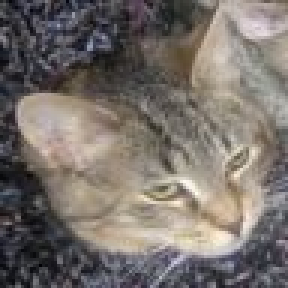
#> input picture data/cats_and_dogs/train/cats/cats_train_001.jpg, 96 x 96 px (shown 3 times larger); its folder holds only this picture in this run
$ python predict.py --path ../data/cats_and_dogs/train/cats/cats_train_001.jpg
#> lines starting #> are read from the running program, lines starting #| are printed output that depends on the picture
### catdog-classification/datasets.py
"""数据加载模块。

支持两种数据来源：
1. load_from_directory(...) ：读取真实猫狗图片目录
      支持 cats_and_dogs_filtered 结构：
          data/cats_and_dogs/{train,validation}/{cats,dogs}/*.jpg
      split 参数指定读取哪个 split，split=None 则合并全部。
2. make_demo_data(...)      ：程序合成演示数据（零数据也能跑完整流程）

统一输出：
    X: ndarray (n_samples, n_features)  特征矩阵
    y: ndarray (n_samples,)             标签（0=猫, 1=狗）
    names: list[str]                    类别名 ['cats','dogs']
"""
from __future__ import annotations

from pathlib import Path

import numpy as np
from PIL import Image

from config import DATA_DIR
from features import extract_features

# cats_and_dogs_filtered 目录命名（复数形式）
CLASS_NAMES = ["cats", "dogs"]  # 索引 0=猫, 1=狗

_KNOWN_EXT = {".jpg", ".jpeg", ".png", ".bmp", ".webp"}
_SPLITS = ("train", "validation")


def _read_image_rgb(path: Path) -> np.ndarray:
    """读取图片为 RGB ndarray（自动转换 RGBA/灰度/P 模式）。"""
    with Image.open(path) as im:
#> im is the input picture: PIL image 96x96 RGB; mean R, G, B 119.4, 112.4, 107.2
        return np.asarray(im.convert("RGB"), dtype=np.uint8)


def _class_dirs(data_dir: Path) -> list[tuple[int, Path]]:
    """解析数据目录：返回 [(类别索引, 该类别的根目录), ...]。

    自动兼容两种布局：
        A) data_dir/{cats,dogs}/           （filtered 的某个 split 内层）
        B) data_dir/{train,validation}/{cats,dogs}/   （filtered 完整结构）
    """
    found: list[tuple[int, Path]] = []
    # 布局 A：直接是类别目录
    if all((data_dir / c).is_dir() for c in CLASS_NAMES):
        for idx, c in enumerate(CLASS_NAMES):
            found.append((idx, data_dir / c))
        return found
    # 布局 B：带 train/validation 外层
    for split in _SPLITS:
        split_dir = data_dir / split
        if not split_dir.is_dir():
            continue
        for idx, c in enumerate(CLASS_NAMES):
            class_dir = split_dir / c
            if class_dir.is_dir():
                found.append((idx, class_dir))
    return found


def load_from_directory(data_dir: Path = DATA_DIR, split: str | None = None) -> tuple[np.ndarray, np.ndarray, list[str]]:
    """从目录加载真实图片，返回 (X 特征矩阵, y 标签, 类别名)。

    split: "train" / "validation" / None(合并全部 split)
    """
    data_dir = Path(data_dir)
    if split is not None:
        data_dir = data_dir / split

    if not data_dir.exists():
        raise FileNotFoundError(
            f"数据目录不存在: {data_dir}\n"
            f"期望结构 data/cats_and_dogs/{{train,validation}}/{{cats,dogs}}/，"
            f"或使用 --demo 运行合成数据。"
        )

    pairs = _class_dirs(data_dir)
    if not pairs:
        raise RuntimeError(
            f"在 {data_dir} 下未找到类别目录（{CLASS_NAMES}）。"
            f"请检查目录命名是否为 cats / dogs。"
        )

    X_list: list[np.ndarray] = []
    y_list: list[int] = []
    for class_idx, class_dir in pairs:
        for img_path in sorted(class_dir.iterdir()):
            if img_path.suffix.lower() not in _KNOWN_EXT:
                continue
            try:
                rgb = _read_image_rgb(img_path)
                X_list.append(extract_features(rgb))
                y_list.append(class_idx)
            except Exception as e:  # 单张图片损坏不中断整体（教学数据常见）
                print(f"[跳过] 无法读取 {img_path.name}: {e}")

    if not X_list:
        raise RuntimeError("未读取到任何有效图片。")

    X = np.asarray(X_list, dtype=float)
    y = np.asarray(y_list, dtype=int)
    # 按类别目录顺序加载会导致样本按类堆叠（前半全猫、后半全狗），
    # 影响学习曲线等按顺序取子集的方法 —— 固定种子整体打乱（教学点：为什么要 shuffle）
    order = np.random.default_rng(42).permutation(len(X))
    X, y = X[order], y[order]
    print(f"已加载 {len(X)} 张图片（cats {int((y == 0).sum())} / dogs {int((y == 1).sum())}）")
    return X, y, CLASS_NAMES


# ---------------- 合成演示数据 ----------------

# [67 lines left out: functions _triangle_mask, _draw_demo_image, make_demo_data, not called in this run]

### catdog-classification/features.py
"""🔍 特征工程模块（教学重点 1：特征提取与特征设计）

「如何把一张图片变成一堆可计算、能区分类别的数字」——这就是特征工程。
本项目不使用深度学习，而是从图片中**手工设计浅层特征**，
让 scikit-learn 的经典算法能够在这些特征上做分类。

设计思想：找「能区分猫和狗」的可量化信号：
- 猫的脸更圆、耳朵更尖、毛色偏暖且有条纹；狗的脸更方、嘴长、毛色偏冷。
- 这些直觉在图像上体现为：颜色分布、边缘复杂度、对称性、中心-边缘亮度差。
"""
from __future__ import annotations

import numpy as np

from config import IMG_SIZE, HIST_BINS


def _to_gray(img: np.ndarray) -> np.ndarray:
    """RGB -> 灰度 (0~255, float)。"""
    if img.ndim == 2:
        return img.astype(float)
    return (0.299 * img[..., 0] + 0.587 * img[..., 1] + 0.114 * img[..., 2]).astype(float)


def _resize_nn(img: np.ndarray, size: tuple[int, int]) -> np.ndarray:
    """最近邻缩放到目标 (h, w)。避免引入 opencv 依赖，教学够用。"""
#> called with size = (64, 64)
    h, w = img.shape[0:2]
#> h = 96; w = 96
    th, tw = size
    if h == th and w == tw:
        return img
    ys = np.linspace(0, h - 1, th).astype(int)
#> ys = 64 values from 0 to 95
    xs = np.linspace(0, w - 1, tw).astype(int)
#> xs = 64 values from 0 to 95
    return img[np.ix_(ys, xs)]
#> in _to_gray, `return (0.299 * img[..., 0] + 0.587 * img[..., 1] + 0.114 * img[..., 2..`:
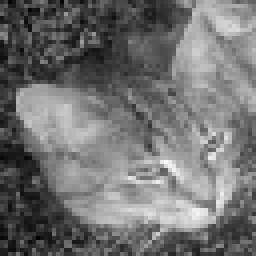
#> returned value: shape (64, 64) float64 (shown 4 times larger); min 0.456, max 249.7, mean 113.7
#> in extract_features, `feats += [float(gray.mean()) / 255.0, float(gray.std()) / 255.0]`: feats = [0.251, 0.251, 0.446, 0.202]


def _color_histogram(img_rgb: np.ndarray, bins: int) -> np.ndarray:
    """对 R、G、B 三通道分别做归一化直方图（占比），捕捉颜色分布差异。"""
#> called with bins = 4
    feats: list[float] = []
    for c in range(3):
        hist, _ = np.histogram(img_rgb[..., c], bins=bins, range=(0, 256), density=True)
        feats.extend(hist.tolist())
#> this loop made 3 passes
#> hist on passes 1 to 3: [0.00328, 0.00509, 0.00567, 0.00158], [0.0035, 0.00552, 0.00585, 0.000748], [0.00322, 0.00675, 0.00529, 0.000366]
#> after the loop, feats = [0.00328, 0.00509, 0.00567, 0.00158, 0.0035, 0.00552, 0.00585, 0.000748, 0.00322, 0.00675, 0.00529, 0.000366]
    return np.asarray(feats, dtype=float)


def _edge_density(gray: np.ndarray) -> tuple[float, float]:
    """简易 Sobel（中央差分）统计边缘强度。

    返回：
        mean_mag   : 梯度幅度均值（越大越“锐利/复杂”）
        edge_ratio : 超过阈值(80)的边缘像素占比（衡量纹理密度）
    """
    dy = np.zeros_like(gray)
    dx = np.zeros_like(gray)
    dy[1:-1, :] = gray[2:, :] - gray[:-2, :]
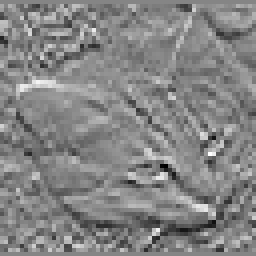
#> dy: shape (64, 64) float64 (shown 4 times larger); min -149.8, max 137.1, mean -0.5; drawn with min black and max white
    dx[:, 1:-1] = gray[:, 2:] - gray[:, :-2]
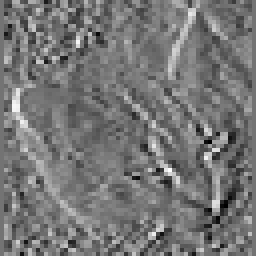
#> dx: shape (64, 64) float64 (shown 4 times larger); min -117.1, max 141, mean 2.2; drawn with min black and max white
    mag = np.sqrt(dx**2 + dy**2)
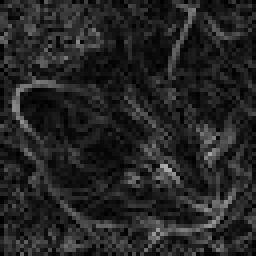
#> mag: shape (64, 64) float64 (shown 4 times larger); min 0, max 171.7, mean 36.8
#> in extract_features, `mean_mag, edge_ratio = _edge_density(gray)`: mean_mag = 36.8; edge_ratio = 0.073
#> in extract_features, `feats += [mean_mag / 255.0, edge_ratio]`: feats = [0.251, 0.251, 0.446, 0.202, 0.00328, 0.00509, 0.00567, 0.00158, 0.0035, 0.00552, 0.00585, 0.000748, 0.00322, 0.00675, 0.00529, 0.000366, 0.144, 0.073]
    return float(mag.mean()), float((mag > 80).mean())


def _center_vs_edge_brightness(gray: np.ndarray) -> float:
    """中心区域与四周的亮度差（主体通常在画面中心）。"""
    h, w = gray.shape
#> h = 64; w = 64
    ch, cw = max(1, h // 4), max(1, w // 4)
#> ch = 16; cw = 16
    center = gray[ch : h - ch, cw : w - cw]
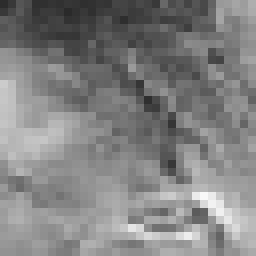
#> center: shape (32, 32) float64 (shown 8 times larger); min 42.33, max 249.7, mean 130.3
    border = np.concatenate([
        gray[:ch, :].ravel(), gray[h - ch:, :].ravel(),
        gray[:, :cw].ravel(), gray[:, w - cw:].ravel(),
    ])
#> border = 4096 values, max 242.8 at index 1393, min 0.456 at index 1737, mean 105.5
    return float(center.mean() - border.mean())


def _symmetric_difference(gray: np.ndarray) -> float:
    """左右对称差异（猫脸更对称，狗的侧脸/花纹常打破对称）。"""
    w = gray.shape[1]
#> w = 64
    half = w // 2
#> half = 32
    left = gray[:, :half]
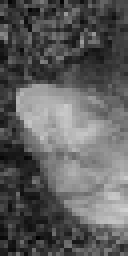
#> left: shape (64, 32) float64 (shown 4 times larger); min 0.456, max 207.7, mean 94.2
    right = gray[:, w - half:][:, ::-1]
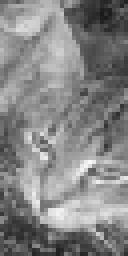
#> right: shape (64, 32) float64 (shown 4 times larger); min 26.05, max 249.7, mean 133.2
#> pass 2 of the loop in load_from_directory, `for class_idx, class_dir in pairs:`:
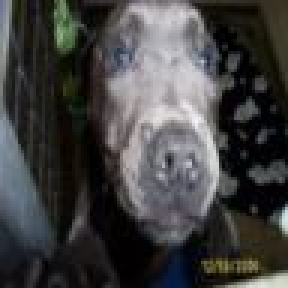
#> input picture data/cats_and_dogs/train/dogs/dogs_train_000.jpg, 96 x 96 px (shown 3 times larger)
#> in _read_image_rgb, im is the input picture: PIL image 96x96 RGB; mean R, G, B 66.1, 65.8, 65.5
#> the loop in _color_histogram (call 2), `for c in range(3):` made 3 passes
#> hist on passes 1 to 3: [0.00941, 0.00337, 0.0022, 0.000648], [0.00936, 0.00338, 0.00233, 0.000557], [0.0094, 0.00303, 0.0025, 0.000698]
#> in _edge_density (call 2), `mag = np.sqrt(dx**2 + dy**2)`:
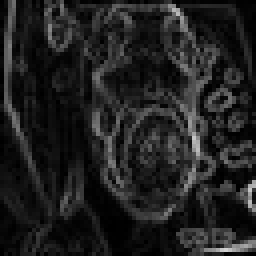
#> mag: shape (64, 64) float64 (shown 4 times larger); min 0, max 209.4, mean 32.7
#> in _symmetric_difference (call 2), `right = gray[:, w - half:][:, ::-1]`:
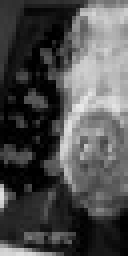
#> right: shape (64, 32) float64 (shown 4 times larger); min 0, max 232.9, mean 79
    return float(np.abs(left - right).mean())


def extract_features(img_rgb: np.ndarray) -> np.ndarray:
    """从一张 RGB 图片（ndarray，任意尺寸，像素 0~255）提取特征向量。

    特征构成（总维度 = 8 + 3*HIST_BINS）：
        - 归一化尺寸        : 2 维
        - 灰度 均值/标准差   : 2 维
        - RGB 颜色直方图     : 3 * HIST_BINS 维
        - 边缘密度           : 2 维（幅度均值 / 边缘像素占比）
        - 中心-边缘亮度差    : 1 维
        - 左右对称差异       : 1 维
    """
    img_f = _resize_nn(img_rgb, IMG_SIZE).astype(float)
    gray = _to_gray(img_f)

    feats: list[float] = []
    # 1) 归一化尺寸（特征要归一化量纲，教学点：量纲影响距离类算法）
    feats += [img_f.shape[0] / 255.0, img_f.shape[1] / 255.0]
    # 2) 灰度统计
    feats += [float(gray.mean()) / 255.0, float(gray.std()) / 255.0]
    # 3) 颜色直方图
    feats.extend(_color_histogram(img_f, HIST_BINS).tolist())
    # 4) 边缘密度
    mean_mag, edge_ratio = _edge_density(gray)
    feats += [mean_mag / 255.0, edge_ratio]
    # 5) 中心 vs 边缘亮度差
    feats.append(_center_vs_edge_brightness(gray) / 255.0)
    # 6) 左右对称差异
    feats.append(_symmetric_difference(gray) / 255.0)

    return np.asarray(feats, dtype=float)


# [8 lines left out: function feature_names, not called in this run]


# [9 lines that do not run on import are left out]

### catdog-classification/predict.py
"""🎯 用训练好的模型预测新图片（单张或多张）——教学闭环的最后一步。

用法：
    python predict.py --path some_photo.jpg        # 用真实数据训练后预测
    python predict.py --demo --path some_photo.jpg # 用合成数据训练基准模型
    python predict.py --path some_folder/          # 批量预测目录下所有图片
"""
from __future__ import annotations

import argparse
import sys
from pathlib import Path

import numpy as np
from PIL import Image
from sklearn.svm import SVC
from sklearn.preprocessing import StandardScaler

from config import DATA_DIR
from datasets import CLASS_NAMES, load_from_directory, make_demo_data
from features import extract_features

_KNOWN_EXT = {".jpg", ".jpeg", ".png", ".bmp", ".webp"}


def train_baseline(use_demo: bool):
    """训练一个基准 RBF-SVM 用于演示预测。返回 (model, scaler)。"""
    if use_demo:
        print("使用合成演示数据训练基准模型…")
        X, y, _ = make_demo_data()
    else:
        X, y, _ = load_from_directory(DATA_DIR)
#> in load_from_directory, `order = np.random.default_rng(42).permutation(len(X))`: order = [1, 0]
#| 已加载 2 张图片（cats 1 / dogs 1）
#> y = [1, 0]
    scaler = StandardScaler().fit(X)
    model = SVC(kernel="rbf", C=1.0, gamma="scale", random_state=42)
    model.fit(scaler.transform(X), y)
    return model, scaler


def predict_image(model, scaler, img_path: Path) -> tuple[str, float]:
    """对单张图片预测，返回 (类别, SVM 决策分数)。

    决策分数是样本到分类边界的（有符号）距离：>0 偏向 dogs，<0 偏向 cats。
    教学点：它是「相对置信度」，不是概率；需要概率可用 probability=True。
    """
    with Image.open(img_path) as im:
        rgb = np.asarray(im.convert("RGB"), dtype=np.uint8)
    feat = extract_features(rgb).reshape(1, -1)
    label = int(model.predict(scaler.transform(feat))[0])
#> label = 0
    score = float(model.decision_function(scaler.transform(feat))[0])
#> score = -0.982
    return CLASS_NAMES[label], score


def main() -> None:
    parser = argparse.ArgumentParser(description="猫狗分类·预测")
    parser.add_argument("--demo", action="store_true", help="用合成数据训练基准模型")
    parser.add_argument("--path", type=str, required=True, help="待预测图片路径或目录")
    args = parser.parse_args()

    model, scaler = train_baseline(use_demo=args.demo)

    target = Path(args.path)
    if target.is_dir():
        files = [p for p in sorted(target.iterdir()) if p.suffix.lower() in _KNOWN_EXT]
        if not files:
            print("目录中没有找到图片。")
            sys.exit(1)
        for f in files:
            cls, score = predict_image(model, scaler, f)
            print(f"{f.name:<32} → {cls}  (决策分数: {score:+.3f})")
    else:
        cls, score = predict_image(model, scaler, target)
#> cls = 'cats'; score = -0.982
        print(f"{target} → {cls}  (决策分数: {score:+.3f})")
#| ../data/cats_and_dogs/train/cats/cats_train_001.jpg → cats  (决策分数: -0.982)


if __name__ == "__main__":
    main()
